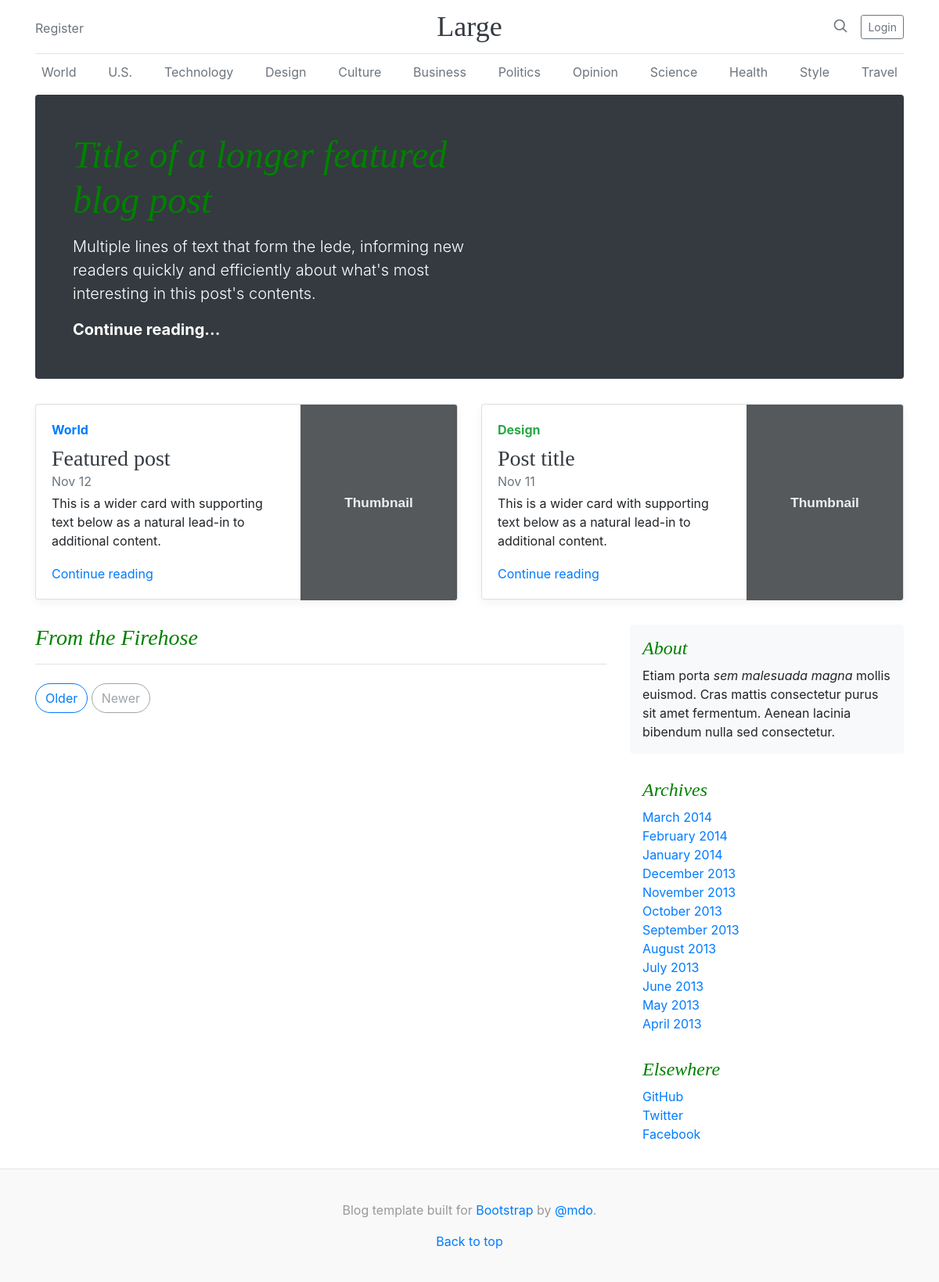
The app's page /, older data.
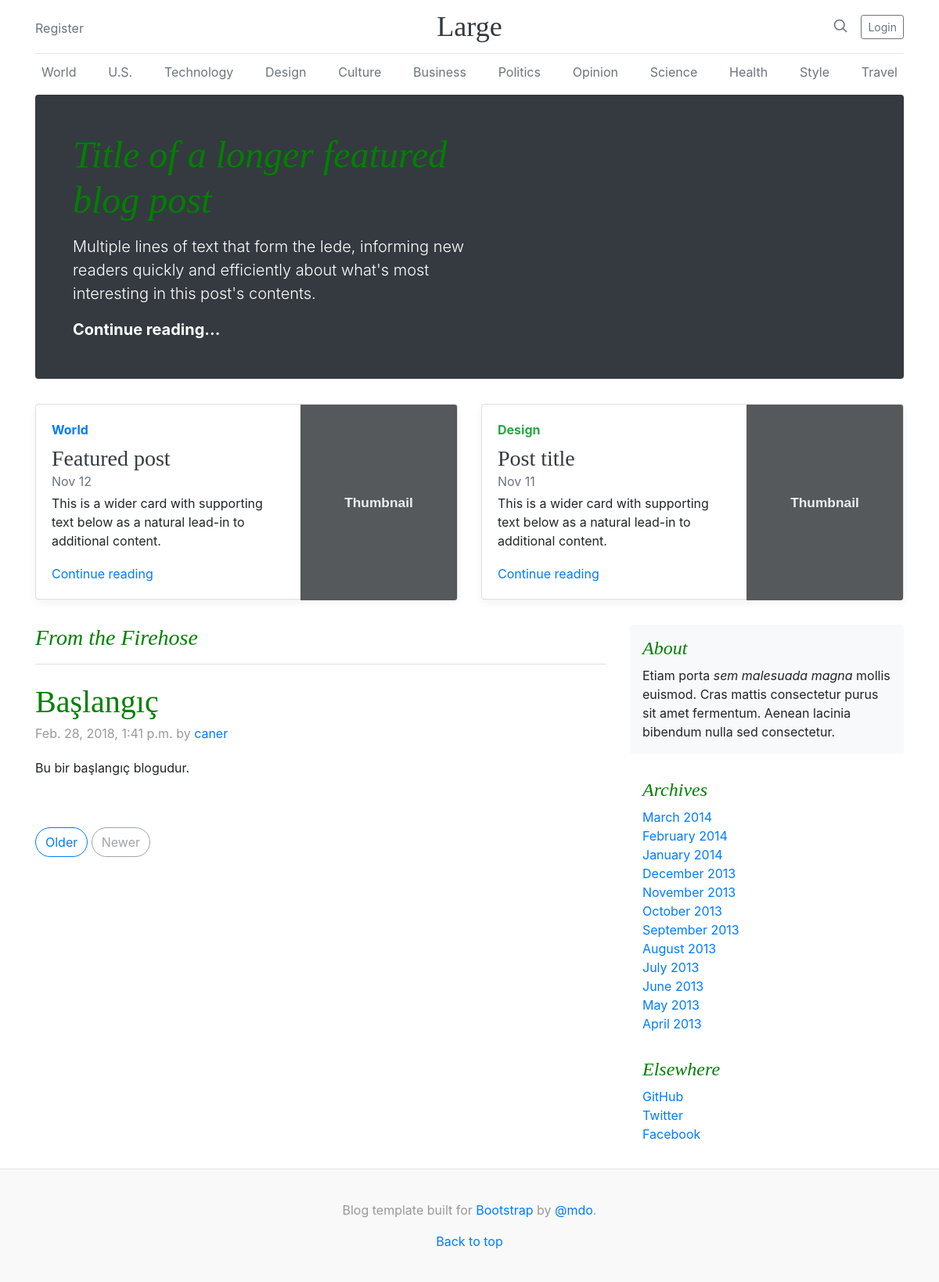
The same page, newer data.
### blog/models.py (models this page shows, shortened)
class Blog(models.Model):
    title = models.CharField(max_length=255, null=True, blank=True, help_text="Bu alani bos birakabilirsiniz.")
    author = models.ForeignKey(AUTH_USER_MODEL)
    content = models.TextField()
    create_date = models.DateTimeField(auto_now_add=True)
    update_date = models.DateTimeField(auto_now_add=True)
    image = models.ImageField(upload_to='media/blogresimleri/%Y/%m/%d', default='media/blogresimleri/blog.jpg')
    slug = models.SlugField(max_length=80, null=True, help_text=u"Link, otomatik alinir. Degistirmeyiniz!")
    link = models.URLField(blank=True)
    video = models.FileField(upload_to='blogvideolari/%Y/%m/%d', blank=True)

### users/models.py (models this page shows)
class User(AbstractUser):
    adres = models.CharField(max_length=255, null=True, blank=True)
    tel = models.CharField(max_length=255, null=True, blank=True)
    bio = models.TextField()
    github = models.URLField()
    linkedin = models.URLField()
    resim = models.ImageField(upload_to='media/kullaniciresimleri/%Y/%m/%d', default='media/kullaniciresimleri/resim.png')

### blog/views.py (the view)
# urls.py: url(r'^$', views.index, name='index'),
def index(request):
    vals = Blog.objects.all()
    return render(request, 'index.html', locals())

### templates/index.html (shortened to what the changed rows need)
<!doctype html>
<html lang="en">
  <head>
    <link href="/static/dist/css/bootstrap.min.css" rel="stylesheet">
    <link href="/static/blog.css" rel="stylesheet">
  </head>
  <body>
    <div class="container">
      <div class="jumbotron p-3 p-md-5 text-white rounded bg-dark">
        <div class="col-md-6 px-0">
          <h1 class="display-4 font-italic">Title of a longer featured blog post</h1>
        </div>
      </div>
    </div>
    <main role="main" class="container">
      <div class="row">
        <div class="col-md-8 blog-main">
          {% for i in vals %}
          <div class="blog-post">
            <a href="{%url 'detail' i.slug%}">
              <h2 class="blog-post-title">
                {{i.title}}
              </h2>
            </a>
            <p class="blog-post-meta">{{i.create_date}} by <a href="#">{{i.author}}</a></p>
            <p>{{i.content}}</p>
          </div>
          {% endfor %}
        </div>
      </div>
    </main>
  </body>
</html>

Row changes from the older to the newer data that the page shows:
added Blog: title "Başlangıç", create_date "Feb. 28, 2018, 1:41 p.m.", author "caner", content "Bu bir başlangıç blogudur."
